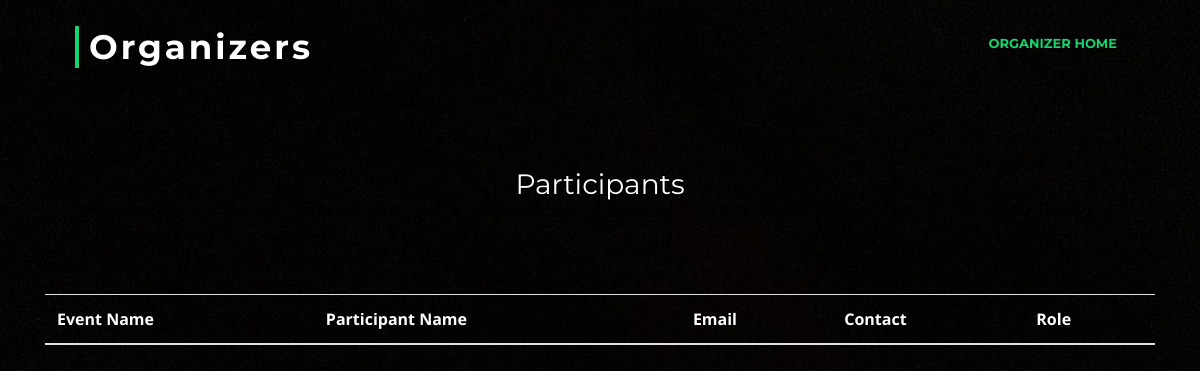
Before: /participants.php?oid=4 with the older database file.
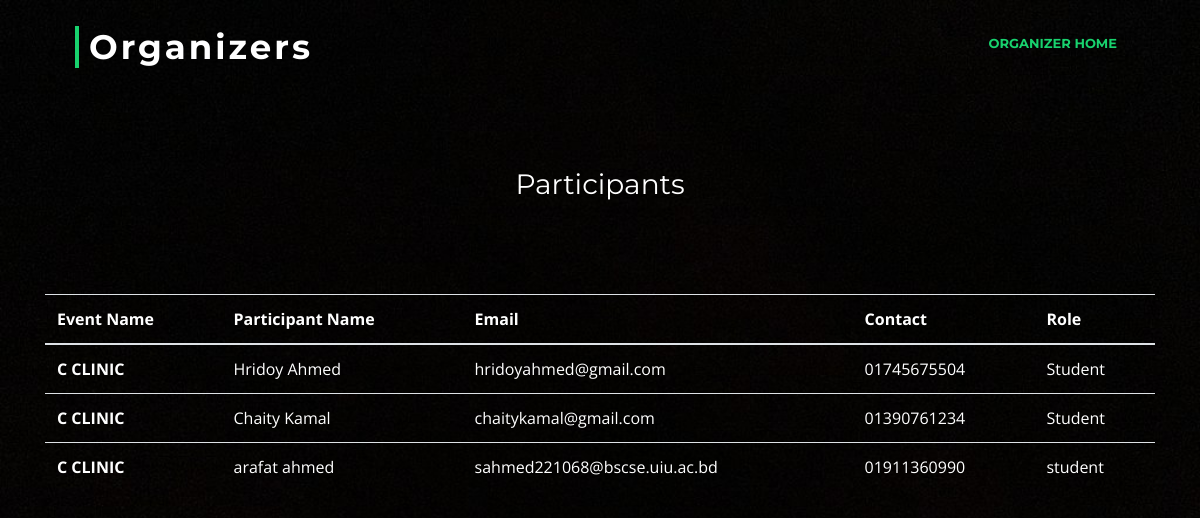
After: the same page with the newer database file.
### tables this page shows
CREATE TABLE `events` (
  `EventID` int(11) NOT NULL,
  `EventName` varchar(100) NOT NULL,
  `EventDescription` varchar(500) NOT NULL,
  `EventGuest` varchar(500) NOT NULL,
  `EventBudget` varchar(50) NOT NULL,
  `EventFileBanner` varchar(100) DEFAULT NULL,
  `ShortDescription` varchar(100) DEFAULT NULL,
  `OrganizerID` int(11) DEFAULT NULL
);

CREATE TABLE `participants` (
  `ParticipantID` int(11) NOT NULL,
  `ParticipantFirstName` varchar(100) NOT NULL,
  `ParticipantlastName` varchar(100) NOT NULL,
  `ParticipantEmail` varchar(50) NOT NULL,
  `ParticipantContactNumber` varchar(20) NOT NULL,
  `ParticipantRole` varchar(30) NOT NULL,
  `ParticipantBloodGroup` varchar(10) DEFAULT NULL,
  `pass` varchar(100) NOT NULL
);

### participants.php (the view, shortened to what this page needs)
<?php
    $servername = "localhost";
    $username = "root";
    $password = "";
    $database = "eventadministration";
    $conn = mysqli_connect($servername,$username,$password,$database);
    ?>
<!DOCTYPE html>
<html>
<head>
  <link href="lib/bootstrap/css/bootstrap.min.css" rel="stylesheet">
  <link href="lib/font-awesome/css/font-awesome.min.css" rel="stylesheet">
  <link href="lib/animate/animate.min.css" rel="stylesheet">
  <link href="lib/ionicons/css/ionicons.min.css" rel="stylesheet">
  <link href="lib/owlcarousel/assets/owl.carousel.min.css" rel="stylesheet">
  <link href="lib/lightbox/css/lightbox.min.css" rel="stylesheet">
  <link href="css/style.css" rel="stylesheet">
</head>
<body>
	<br><br><br><br><br>
	<header id="header">
    <div class="container-fluid">
      <div id="logo" class="pull-left">
        <h1><a href="#intro" class="scrollto">Organizers</a></h1>
      </div>
      <?php
  $oid = $_GET["oid"];
    echo" <nav id='nav-menu-container'>
        <ul class='nav-menu'>
          <li class='menu-active'><a href='welcomeorganizer.php?oid=". $oid . "'>Organizer Home</a></li>
     </li>
     </ul>
      </nav>";
      ?>
    </div>
	</header>
	<br><br>
    <div style="text-align:center">
    <h3 class="page-header">Participants</h3>
    </div>
    <br><br>
    <div class="container my-4">
  <table class="table" id="myTable">
  <thead>
    <tr>
      <th scope="col">Event Name</th>
      <th scope="col">Participant Name</th>
      <th scope="col">Email</th>
      <th scope="col">Contact</th>
      <th scope="col">Role</th>
    </tr>
  </thead>
  <tbody>
  <?php
       $que = "SELECT EventName,concat(ParticipantFirstName,' ',ParticipantlastName) as name,ParticipantEmail,ParticipantContactNumber,ParticipantRole
       FROM events JOIN registration_ on events.EventID=registration_.EventID
                   JOIN participants on registration_.ParticipantID=participants.ParticipantID
                    JOIN events_status on events.EventID=events_status.EventID
       WHERE OrganizerID = $oid and EventStatus = 'Ongoing'";
       $res = mysqli_query($conn,$que);
       while($row = mysqli_fetch_assoc($res))
       {
          echo "<tr>
          <th scope='row'>". $row['EventName']. "</th>
          <td>". $row['name'] . "</td>
          <td>".$row['ParticipantEmail']."</td>
          <td>".$row['ParticipantContactNumber']."</td>
          <td>".$row['ParticipantRole']."</td>
        </tr>";
       }
 ?>
  </tbody>
</table>
<br> <br>
</body>
</html>

Changed rows visible on the page:
added events: EventName "C CLINIC", name "Hridoy Ahmed", participants.ParticipantEmail "hridoyahmed@gmail.com", participants.ParticipantContactNumber "01745675504", participants.ParticipantRole "Student", name "Chaity Kamal", participants.ParticipantEmail "chaitykamal@gmail.com", participants.ParticipantContactNumber "01390761234", name "arafat ahmed", participants.ParticipantEmail "sahmed221068@bscse.uiu.ac.bd", participants.ParticipantContactNumber "01911360990", participants.ParticipantRole "student"
